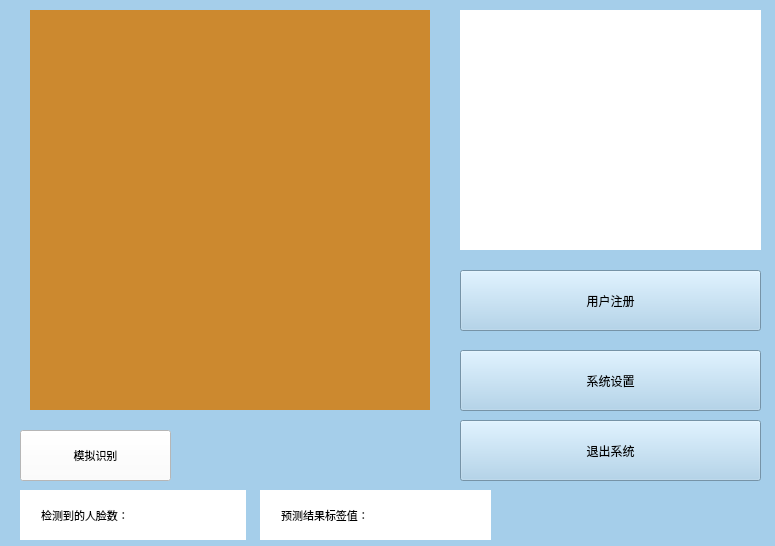
<?xml version="1.0" encoding="UTF-8"?>
<ui version="4.0">
 <class>recongnizeWin</class>
 <widget class="QMainWindow" name="recongnizeWin">
  <property name="geometry">
   <rect>
    <x>0</x>
    <y>0</y>
    <width>775</width>
    <height>546</height>
   </rect>
  </property>
  <property name="windowTitle">
   <string>MainWindow</string>
  </property>
  <property name="styleSheet">
   <string notr="true">background-color: rgb(165, 206, 234);</string>
  </property>
  <widget class="QWidget" name="centralwidget">
   <widget class="QLabel" name="recResultLabel">
    <property name="geometry">
     <rect>
      <x>460</x>
      <y>10</y>
      <width>301</width>
      <height>240</height>
     </rect>
    </property>
    <property name="sizePolicy">
     <sizepolicy hsizetype="Fixed" vsizetype="Fixed">
      <horstretch>0</horstretch>
      <verstretch>0</verstretch>
     </sizepolicy>
    </property>
    <property name="minimumSize">
     <size>
      <width>300</width>
      <height>240</height>
     </size>
    </property>
    <property name="styleSheet">
     <string notr="true">background-color: rgb(255, 255, 255);</string>
    </property>
    <property name="text">
     <string/>
    </property>
    <property name="alignment">
     <set>Qt::AlignCenter</set>
    </property>
   </widget>
   <widget class="QLabel" name="detectLabel">
    <property name="geometry">
     <rect>
      <x>30</x>
      <y>10</y>
      <width>400</width>
      <height>400</height>
     </rect>
    </property>
    <property name="sizePolicy">
     <sizepolicy hsizetype="Fixed" vsizetype="Fixed">
      <horstretch>0</horstretch>
      <verstretch>0</verstretch>
     </sizepolicy>
    </property>
    <property name="minimumSize">
     <size>
      <width>400</width>
      <height>400</height>
     </size>
    </property>
    <property name="styleSheet">
     <string notr="true">background-color: rgb(204, 137, 47);</string>
    </property>
    <property name="text">
     <string/>
    </property>
    <property name="alignment">
     <set>Qt::AlignCenter</set>
    </property>
   </widget>
   <widget class="QPushButton" name="registerButton">
    <property name="geometry">
     <rect>
      <x>460</x>
      <y>270</y>
      <width>301</width>
      <height>61</height>
     </rect>
    </property>
    <property name="text">
     <string>用户注册</string>
    </property>
   </widget>
   <widget class="QPushButton" name="settingButton">
    <property name="geometry">
     <rect>
      <x>460</x>
      <y>350</y>
      <width>301</width>
      <height>61</height>
     </rect>
    </property>
    <property name="text">
     <string>系统设置</string>
    </property>
   </widget>
   <widget class="QPushButton" name="exitButton">
    <property name="geometry">
     <rect>
      <x>460</x>
      <y>420</y>
      <width>301</width>
      <height>61</height>
     </rect>
    </property>
    <property name="text">
     <string>退出系统</string>
    </property>
   </widget>
   <widget class="QLabel" name="faceNumLabel">
    <property name="geometry">
     <rect>
      <x>145</x>
      <y>490</y>
      <width>101</width>
      <height>50</height>
     </rect>
    </property>
    <property name="sizePolicy">
     <sizepolicy hsizetype="Expanding" vsizetype="Expanding">
      <horstretch>0</horstretch>
      <verstretch>0</verstretch>
     </sizepolicy>
    </property>
    <property name="minimumSize">
     <size>
      <width>101</width>
      <height>50</height>
     </size>
    </property>
    <property name="font">
     <font>
      <pointsize>8</pointsize>
     </font>
    </property>
    <property name="styleSheet">
     <string notr="true">background-color: rgb(255, 255, 255);</string>
    </property>
    <property name="text">
     <string/>
    </property>
    <property name="alignment">
     <set>Qt::AlignCenter</set>
    </property>
   </widget>
   <widget class="QLabel" name="label_2">
    <property name="geometry">
     <rect>
      <x>20</x>
      <y>490</y>
      <width>130</width>
      <height>50</height>
     </rect>
    </property>
    <property name="sizePolicy">
     <sizepolicy hsizetype="Fixed" vsizetype="Fixed">
      <horstretch>0</horstretch>
      <verstretch>0</verstretch>
     </sizepolicy>
    </property>
    <property name="minimumSize">
     <size>
      <width>130</width>
      <height>50</height>
     </size>
    </property>
    <property name="font">
     <font>
      <pointsize>8</pointsize>
     </font>
    </property>
    <property name="styleSheet">
     <string notr="true">background-color: rgb(255, 255, 255);</string>
    </property>
    <property name="text">
     <string>检测到的人脸数：</string>
    </property>
    <property name="alignment">
     <set>Qt::AlignCenter</set>
    </property>
   </widget>
   <widget class="QLabel" name="serialNumLabel">
    <property name="geometry">
     <rect>
      <x>390</x>
      <y>490</y>
      <width>101</width>
      <height>50</height>
     </rect>
    </property>
    <property name="sizePolicy">
     <sizepolicy hsizetype="Expanding" vsizetype="Expanding">
      <horstretch>0</horstretch>
      <verstretch>0</verstretch>
     </sizepolicy>
    </property>
    <property name="minimumSize">
     <size>
      <width>101</width>
      <height>50</height>
     </size>
    </property>
    <property name="font">
     <font>
      <pointsize>8</pointsize>
     </font>
    </property>
    <property name="styleSheet">
     <string notr="true">background-color: rgb(255, 255, 255);</string>
    </property>
    <property name="text">
     <string/>
    </property>
    <property name="alignment">
     <set>Qt::AlignCenter</set>
    </property>
   </widget>
   <widget class="QLabel" name="label_3">
    <property name="geometry">
     <rect>
      <x>260</x>
      <y>490</y>
      <width>130</width>
      <height>50</height>
     </rect>
    </property>
    <property name="sizePolicy">
     <sizepolicy hsizetype="Fixed" vsizetype="Fixed">
      <horstretch>0</horstretch>
      <verstretch>0</verstretch>
     </sizepolicy>
    </property>
    <property name="minimumSize">
     <size>
      <width>130</width>
      <height>50</height>
     </size>
    </property>
    <property name="font">
     <font>
      <pointsize>8</pointsize>
     </font>
    </property>
    <property name="styleSheet">
     <string notr="true">background-color: rgb(255, 255, 255);</string>
    </property>
    <property name="text">
     <string>预测结果标签值：</string>
    </property>
    <property name="alignment">
     <set>Qt::AlignCenter</set>
    </property>
   </widget>
   <widget class="QPushButton" name="takephotoButton">
    <property name="geometry">
     <rect>
      <x>20</x>
      <y>430</y>
      <width>151</width>
      <height>51</height>
     </rect>
    </property>
    <property name="sizePolicy">
     <sizepolicy hsizetype="Fixed" vsizetype="Fixed">
      <horstretch>0</horstretch>
      <verstretch>0</verstretch>
     </sizepolicy>
    </property>
    <property name="minimumSize">
     <size>
      <width>151</width>
      <height>51</height>
     </size>
    </property>
    <property name="font">
     <font>
      <pointsize>8</pointsize>
     </font>
    </property>
    <property name="styleSheet">
     <string notr="true">background-color: rgb(255, 255, 255);</string>
    </property>
    <property name="text">
     <string>模拟识别</string>
    </property>
   </widget>
   <widget class="QLabel" name="camShow_lb">
    <property name="geometry">
     <rect>
      <x>30</x>
      <y>10</y>
      <width>400</width>
      <height>400</height>
     </rect>
    </property>
    <property name="sizePolicy">
     <sizepolicy hsizetype="Fixed" vsizetype="Fixed">
      <horstretch>0</horstretch>
      <verstretch>0</verstretch>
     </sizepolicy>
    </property>
    <property name="minimumSize">
     <size>
      <width>400</width>
      <height>400</height>
     </size>
    </property>
    <property name="styleSheet">
     <string notr="true">background-color: rgb(176, 116, 179);</string>
    </property>
    <property name="text">
     <string/>
    </property>
    <property name="alignment">
     <set>Qt::AlignCenter</set>
    </property>
   </widget>
   <zorder>camShow_lb</zorder>
   <zorder>takephotoButton</zorder>
   <zorder>faceNumLabel</zorder>
   <zorder>label_2</zorder>
   <zorder>serialNumLabel</zorder>
   <zorder>label_3</zorder>
   <zorder>detectLabel</zorder>
   <zorder>recResultLabel</zorder>
   <zorder>registerButton</zorder>
   <zorder>settingButton</zorder>
   <zorder>exitButton</zorder>
  </widget>
 </widget>
 <resources/>
 <connections/>
</ui>
